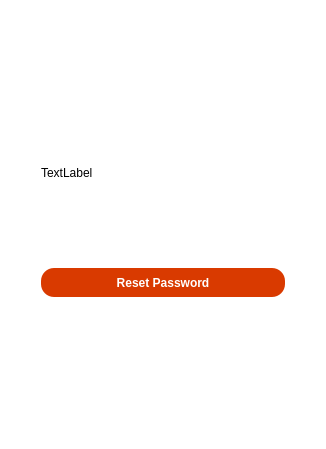
<?xml version="1.0" encoding="UTF-8"?>
<ui version="4.0">
 <class>ForgotPasswordClass</class>
 <widget class="QWidget" name="ForgotPasswordClass">
  <property name="geometry">
   <rect>
    <x>0</x>
    <y>0</y>
    <width>326</width>
    <height>449</height>
   </rect>
  </property>
  <property name="windowTitle">
   <string>ForgotPassword</string>
  </property>
  <property name="styleSheet">
   <string notr="true">background-color: rgb(255, 255, 255);</string>
  </property>
  <layout class="QHBoxLayout" name="horizontalLayout_2">
   <item>
    <layout class="QVBoxLayout" name="verticalLayout">
     <item>
      <spacer name="verticalSpacer_2">
       <property name="orientation">
        <enum>Qt::Vertical</enum>
       </property>
       <property name="sizeType">
        <enum>QSizePolicy::Fixed</enum>
       </property>
       <property name="sizeHint" stdset="0">
        <size>
         <width>20</width>
         <height>13</height>
        </size>
       </property>
      </spacer>
     </item>
     <item>
      <layout class="QHBoxLayout" name="horizontalLayout">
       <item>
        <spacer name="horizontalSpacer">
         <property name="orientation">
          <enum>Qt::Horizontal</enum>
         </property>
         <property name="sizeType">
          <enum>QSizePolicy::Fixed</enum>
         </property>
         <property name="sizeHint" stdset="0">
          <size>
           <width>30</width>
           <height>20</height>
          </size>
         </property>
        </spacer>
       </item>
       <item>
        <layout class="QVBoxLayout" name="layout">
         <item>
          <widget class="QLabel" name="logoLabel">
           <property name="minimumSize">
            <size>
             <width>230</width>
             <height>98</height>
            </size>
           </property>
           <property name="maximumSize">
            <size>
             <width>230</width>
             <height>98</height>
            </size>
           </property>
           <property name="text">
            <string>TextLabel</string>
           </property>
          </widget>
         </item>
         <item>
          <spacer name="verticalSpacer_3">
           <property name="orientation">
            <enum>Qt::Vertical</enum>
           </property>
           <property name="sizeType">
            <enum>QSizePolicy::Fixed</enum>
           </property>
           <property name="sizeHint" stdset="0">
            <size>
             <width>20</width>
             <height>30</height>
            </size>
           </property>
          </spacer>
         </item>
         <item>
          <layout class="QVBoxLayout" name="usernameLayout"/>
         </item>
         <item>
          <layout class="QVBoxLayout" name="emailLayout"/>
         </item>
         <item>
          <layout class="QVBoxLayout" name="resetCodeLayout"/>
         </item>
         <item>
          <layout class="QVBoxLayout" name="newPassLayout"/>
         </item>
         <item>
          <spacer name="verticalSpacer_4">
           <property name="orientation">
            <enum>Qt::Vertical</enum>
           </property>
           <property name="sizeType">
            <enum>QSizePolicy::Fixed</enum>
           </property>
           <property name="sizeHint" stdset="0">
            <size>
             <width>20</width>
             <height>10</height>
            </size>
           </property>
          </spacer>
         </item>
         <item>
          <widget class="QPushButton" name="resetPassButton">
           <property name="minimumSize">
            <size>
             <width>229</width>
             <height>29</height>
            </size>
           </property>
           <property name="maximumSize">
            <size>
             <width>300</width>
             <height>29</height>
            </size>
           </property>
           <property name="styleSheet">
            <string notr="true">QPushButton {
    background-color:#d93a00; /* Set the background color */
    color: white; /* Set the text color */
	border: none;
    border-radius: 13px;
	font-size: 12px;
	font-weight: bold;
}</string>
           </property>
           <property name="text">
            <string>Reset Password</string>
           </property>
          </widget>
         </item>
        </layout>
       </item>
       <item>
        <spacer name="horizontalSpacer_2">
         <property name="orientation">
          <enum>Qt::Horizontal</enum>
         </property>
         <property name="sizeType">
          <enum>QSizePolicy::Fixed</enum>
         </property>
         <property name="sizeHint" stdset="0">
          <size>
           <width>30</width>
           <height>20</height>
          </size>
         </property>
        </spacer>
       </item>
      </layout>
     </item>
     <item>
      <spacer name="verticalSpacer">
       <property name="orientation">
        <enum>Qt::Vertical</enum>
       </property>
       <property name="sizeType">
        <enum>QSizePolicy::Fixed</enum>
       </property>
       <property name="sizeHint" stdset="0">
        <size>
         <width>20</width>
         <height>40</height>
        </size>
       </property>
      </spacer>
     </item>
    </layout>
   </item>
  </layout>
 </widget>
 <layoutdefault spacing="6" margin="11"/>
 <resources/>
 <connections/>
</ui>
